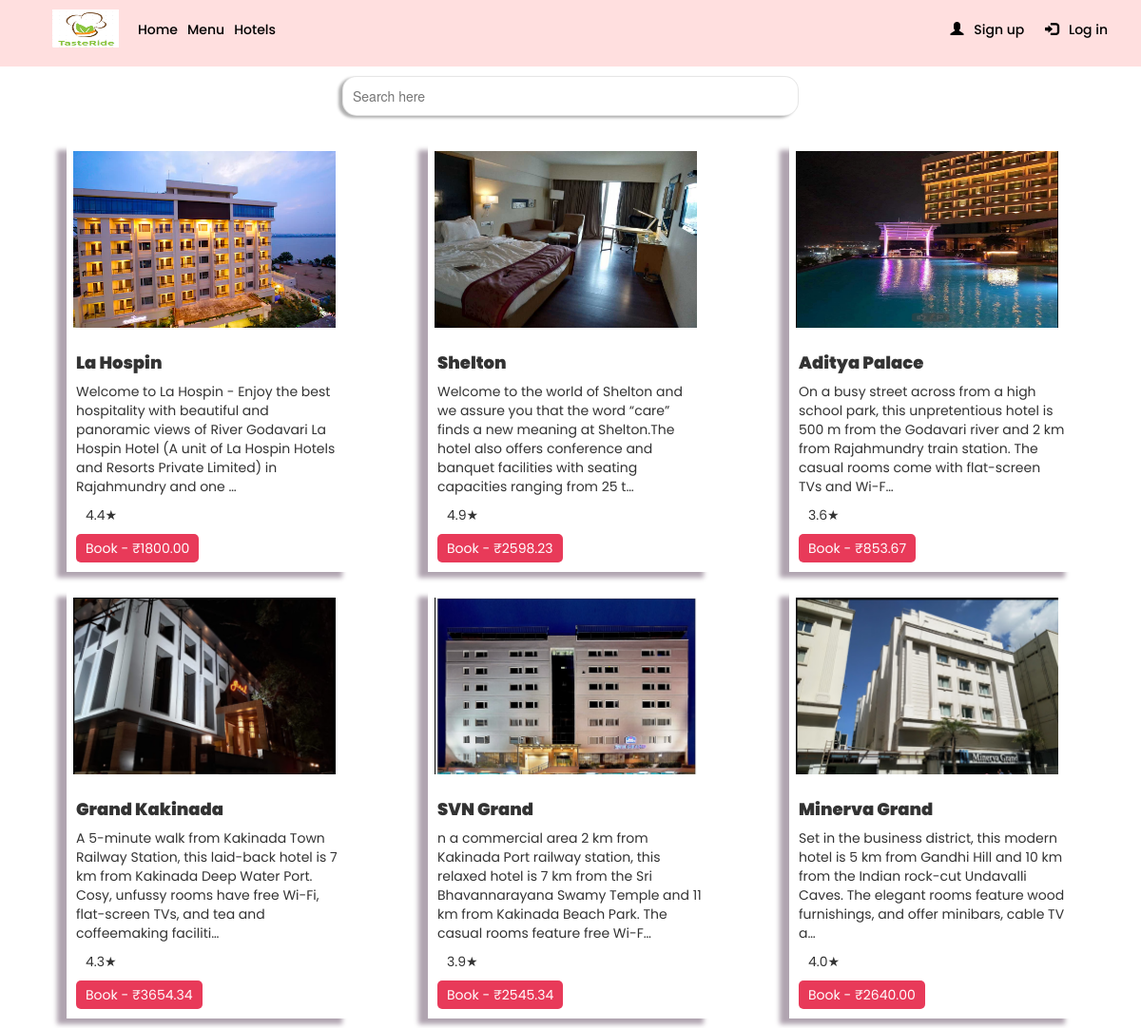
/hotel/all, run on the app's committed database.
### hotels/models.py (models this page shows, shortened)
class Hotel(models.Model):
    name = models.CharField(max_length=50)
    description = models.CharField(max_length=1000)
    location = models.CharField(max_length=100)
    image = models.ImageField(upload_to='images/hotels')
    rating = models.DecimalField(max_digits = 5,decimal_places = 1)
    price = models.DecimalField(max_digits = 10,decimal_places = 2,default=0)

### hotels/views.py (the view)
# urls.py: path('all',AllHotels,name="hotels"),
def AllHotels(request):
    hotels = Hotel.objects.all()
    return render(request,'hotels/viewhotels.html',{
        'hotels' : hotels
    })

### hotels/templates/hotels/viewhotels.html
{% extends 'hotels/base.html' %}
{% load widget_tweaks %}
{% block start %}
<div style="margin: 20px;
            display: block;
            width: 40%;
            margin-left: auto;
            margin-right: auto;
" class="search">
  <form>
    <input
          style="width: 100%;
                 padding: 1rem 1rem;
                 border-radius: 15px;
                 border: 1px solid #ddddddb6;
                 box-shadow :-4px 2px 3px 0px rgba(176,176,176,1) !important;
                 outline-style: none;
                 "
     type="text" placeholder="Search here"/>
  </form>
</div>
<div id="all" class="card-container">
{% for hotel in hotels.all %}
  <div class="card">
          <img class="card-img-top" src="{{ hotel.image.url }}" alt="{{ hotel.name }}">
          <div class="card-body">
            <h5 class="card-title">{{ hotel.name }}</h5>
            <p class="card-text">{{ hotel.description|truncatechars:200}}</p>
            <p class="card-rating">{{ hotel.rating}}★</p>
            <button class="button">
              <a href="{% url 'fetchhotel' hotel.id %}"> Book - ₹{{hotel.price}} </a>
            </button>
          </div>
      </div>
{% endfor %}
</div>
{% endblock start %}

### hotels/static/hotel.css (style rules this page uses)
.card { box-shadow: -10px 6px 5px 0px rgba(176, 164, 176, 1) !important; transition: all 0.3s ease-in-out !important; width: 30rem; }
.button { color: #ffffff !important; background-color: #e83a59 !important; padding: 5px 10px; border-radius: 5px; border: none; }
.button > a { text-decoration: none; color: white; }
.card-container { display: flex; justify-content: space-evenly; flex-grow: 4; flex-wrap: wrap; flex: 1 0 auto; font-family: "Poppins", sans-serif; margin-top: 20px; }
.card-container > div { margin: 10px; }
.card-img-top { width: 29rem; padding: 0.7rem; text-align: center; height: 20rem; }
.card-body { padding: 10px; }
.card-title { font-weight: 900; font-size: 1.8rem; }
.card-rating { margin-left: 10px; }

### data on the page
Hotel: image (picture), name "La Hospin", description "Welcome to La Hospin - Enjoy the best hospitality with beautiful and panoramic views of River Godavari La Hospin Hotel (A unit of La Hospin Hotels and Resorts Private Limited) in Rajahmundry and one …", rating "4.4", price "1800.00"
Hotel: image (picture), name "Shelton", description "Welcome to the world of Shelton and we assure you that the word “care” finds a new meaning at Shelton.The hotel also offers conference and banquet facilities with seating capacities ranging from 25 t…", rating "4.9", price "2598.23"
Hotel: image (picture), name "Aditya Palace", description "On a busy street across from a high school park, this unpretentious hotel is 500 m from the Godavari river and 2 km from Rajahmundry train station. The casual rooms come with flat-screen TVs and Wi-F…", rating "3.6", price "853.67"
Hotel: image (picture), name "Grand Kakinada", description "A 5-minute walk from Kakinada Town Railway Station, this laid-back hotel is 7 km from Kakinada Deep Water Port. Cosy, unfussy rooms have free Wi-Fi, flat-screen TVs, and tea and coffeemaking faciliti…", rating "4.3", price "3654.34"
Hotel: image (picture), name "SVN Grand", description "n a commercial area 2 km from Kakinada Port railway station, this relaxed hotel is 7 km from the Sri Bhavannarayana Swamy Temple and 11 km from Kakinada Beach Park. The casual rooms feature free Wi-F…", rating "3.9", price "2545.34"
Hotel: image (picture), name "Minerva Grand", description "Set in the business district, this modern hotel is 5 km from Gandhi Hill and 10 km from the Indian rock-cut Undavalli Caves. The elegant rooms feature wood furnishings, and offer minibars, cable TV a…", rating "4.0", price "2640.00"
